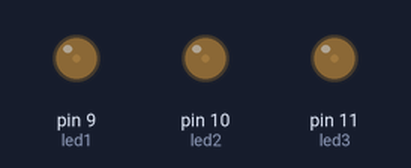
Bench run of a sketch on a simulated Arduino Uno, built with avr-gcc and run on an emulated ATmega328P. Shown: output pins drawn as LEDs (lit = HIGH).

Above: at 0.15 s.
At 0.75 s:
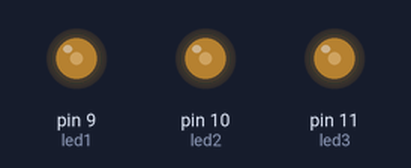
At 1.35 s:
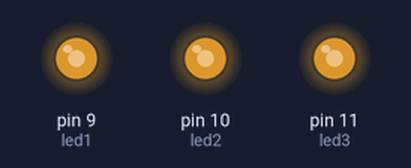
At 9.75 s:
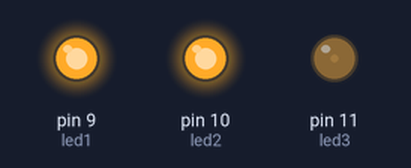
At 19.96 s:
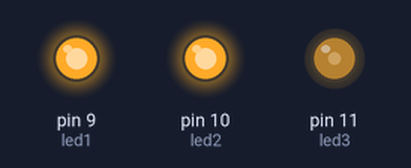
At 39.78 s:
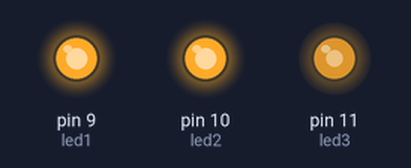
Timing chart, 0 to 40.0 s (numbered marks = the images above):
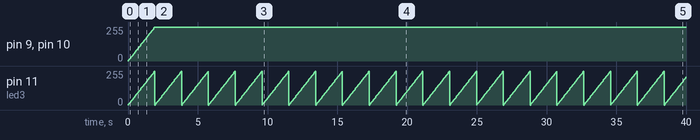

The sketch:

Fade.ino
```cpp
int led1 = 9; // Pino do led
int led2 = 10; // Pino do led
int led3 = 11; // Pino do led
int bri = 0; // Quantidade de brilho do led
int fad = 4; // Variação de degradê

void setup()
{
  pinMode(led1, OUTPUT);
  pinMode(led2, OUTPUT);
  pinMode(led3, OUTPUT);
}

void loop()
{
  analogWrite(led1, bri);
  analogWrite(led2, bri);
  analogWrite(led3, bri);
  bri = bri + fad;
  if (bri == 0 || bri == 255) {
    fad = -fad;
  }
  delay(30);
}
```

Measured:
- by itself, pin 9 (led1), pin 10 (led2): moves from 0/255 to 255/255 over 1.9 s
- by itself, pin 11 (led3): ramps from 0/255 to 252/255 and jumps back, once every 1.9 s
